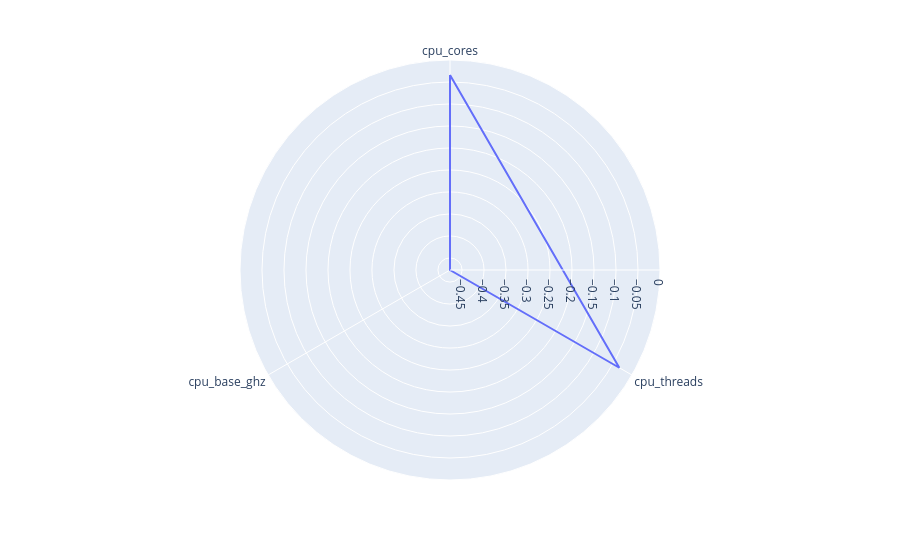

This figure's notebook cell:
### Code cell
form_factor = "Ultrabook"
processed_ds = scaled_df[data["form_factor"] == form_factor]
# Calculate cpu
avg_cpu_cores = processed_ds["cpu_cores"].mean()
avg_cpu_threads = processed_ds["cpu_threads"].mean()
avg_cpu_ghz = processed_ds["cpu_base_ghz"].mean()
spec = pd.DataFrame(dict(
    r=[avg_cpu_cores, avg_cpu_threads, avg_cpu_ghz],
    theta=["cpu_cores", "cpu_threads", "cpu_base_ghz"]
))

px.line_polar(spec, r='r', theta='theta', line_close=True)
# # avg_cpu_threads
# print(avg_cpu_cores)
# print(avg_cpu_threads)
# print(avg_cpu_ghz)

### Figure 1 — Plotly figure (JSON) as saved in the notebook; plotly's stock layout.template omitted (floating-point values rounded to 4 significant figures)
{"data": [{"hovertemplate": "r=%{r}<br>theta=%{theta}<extra></extra>", "legendgroup": "", "line": {"color": "#636efa", "dash": "solid"}, "marker": {"symbol": "circle"}, "mode": "lines", "name": "", "r": [-0.03428, -0.03295, -0.4775, -0.03428], "showlegend": false, "subplot": "polar", "theta": ["cpu_cores", "cpu_threads", "cpu_base_ghz", "cpu_cores"], "type": "scatterpolar"}], "layout": {"legend": {"tracegroupgap": 0}, "margin": {"t": 60}, "polar": {"angularaxis": {"direction": "clockwise", "rotation": 90}, "domain": {"x": [0, 1], "y": [0, 1]}}}}
